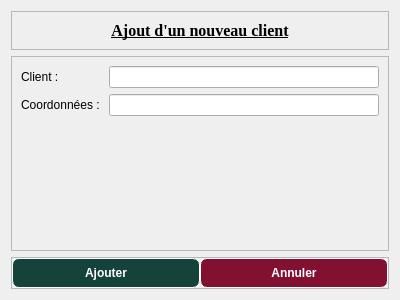
<?xml version="1.0" encoding="UTF-8"?>
<ui version="4.0">
 <class>AjoutClient</class>
 <widget class="QWidget" name="AjoutClient">
  <property name="geometry">
   <rect>
    <x>0</x>
    <y>0</y>
    <width>400</width>
    <height>300</height>
   </rect>
  </property>
  <property name="windowTitle">
   <string>Ajout d'un nouveau client</string>
  </property>
  <property name="windowIcon">
   <iconset resource="ressource.qrc">
    <normaloff>:/db_test/Nouveau dossier/shopping-en-ligne.png</normaloff>:/db_test/Nouveau dossier/shopping-en-ligne.png</iconset>
  </property>
  <layout class="QVBoxLayout" name="verticalLayout" stretch="0,1,0">
   <item>
    <widget class="QFrame" name="frame">
     <property name="frameShape">
      <enum>QFrame::Shape::StyledPanel</enum>
     </property>
     <property name="frameShadow">
      <enum>QFrame::Shadow::Raised</enum>
     </property>
     <layout class="QHBoxLayout" name="horizontalLayout">
      <item>
       <widget class="QLabel" name="label_3">
        <property name="font">
         <font>
          <family>Times New Roman</family>
          <pointsize>12</pointsize>
          <bold>true</bold>
          <underline>true</underline>
         </font>
        </property>
        <property name="text">
         <string>Ajout d'un nouveau client</string>
        </property>
        <property name="alignment">
         <set>Qt::AlignmentFlag::AlignCenter</set>
        </property>
       </widget>
      </item>
     </layout>
    </widget>
   </item>
   <item>
    <widget class="QFrame" name="frame_2">
     <property name="frameShape">
      <enum>QFrame::Shape::StyledPanel</enum>
     </property>
     <property name="frameShadow">
      <enum>QFrame::Shadow::Raised</enum>
     </property>
     <layout class="QFormLayout" name="formLayout">
      <item row="0" column="0">
       <widget class="QLabel" name="label">
        <property name="text">
         <string>Client :</string>
        </property>
       </widget>
      </item>
      <item row="0" column="1">
       <widget class="QLineEdit" name="lineEditClient"/>
      </item>
      <item row="1" column="0">
       <widget class="QLabel" name="label_2">
        <property name="text">
         <string>Coordonnées : </string>
        </property>
       </widget>
      </item>
      <item row="1" column="1">
       <widget class="QLineEdit" name="lineEditCoordonnees"/>
      </item>
     </layout>
    </widget>
   </item>
   <item>
    <widget class="QFrame" name="frame_3">
     <property name="frameShape">
      <enum>QFrame::Shape::StyledPanel</enum>
     </property>
     <property name="frameShadow">
      <enum>QFrame::Shadow::Raised</enum>
     </property>
     <layout class="QHBoxLayout" name="horizontalLayout_2">
      <property name="spacing">
       <number>0</number>
      </property>
      <property name="leftMargin">
       <number>0</number>
      </property>
      <property name="topMargin">
       <number>0</number>
      </property>
      <property name="rightMargin">
       <number>0</number>
      </property>
      <property name="bottomMargin">
       <number>0</number>
      </property>
      <item>
       <widget class="QPushButton" name="btnAjouter">
        <property name="font">
         <font>
          <bold>true</bold>
         </font>
        </property>
        <property name="cursor">
         <cursorShape>PointingHandCursor</cursorShape>
        </property>
        <property name="styleSheet">
         <string notr="true">QPushButton{
	border: 1px solid white;
	border-radius: 7px;
	background-color: #16423C;
	color:white;
	padding: 7px;
}
QPushButton:hover{
	background-color: #6A9C89;
}</string>
        </property>
        <property name="text">
         <string>Ajouter</string>
        </property>
       </widget>
      </item>
      <item>
       <widget class="QPushButton" name="btnAnnuler">
        <property name="font">
         <font>
          <bold>true</bold>
         </font>
        </property>
        <property name="cursor">
         <cursorShape>PointingHandCursor</cursorShape>
        </property>
        <property name="styleSheet">
         <string notr="true">QPushButton{
	border: 1px solid white;
	border-radius: 7px;
	background-color: #821131;
	color:white;
	padding: 7px;
}
QPushButton:hover{
	background-color: #C7253E;
}</string>
        </property>
        <property name="text">
         <string>Annuler</string>
        </property>
       </widget>
      </item>
     </layout>
    </widget>
   </item>
  </layout>
 </widget>
 <resources>
  <include location="ressource.qrc"/>
 </resources>
 <connections/>
</ui>
